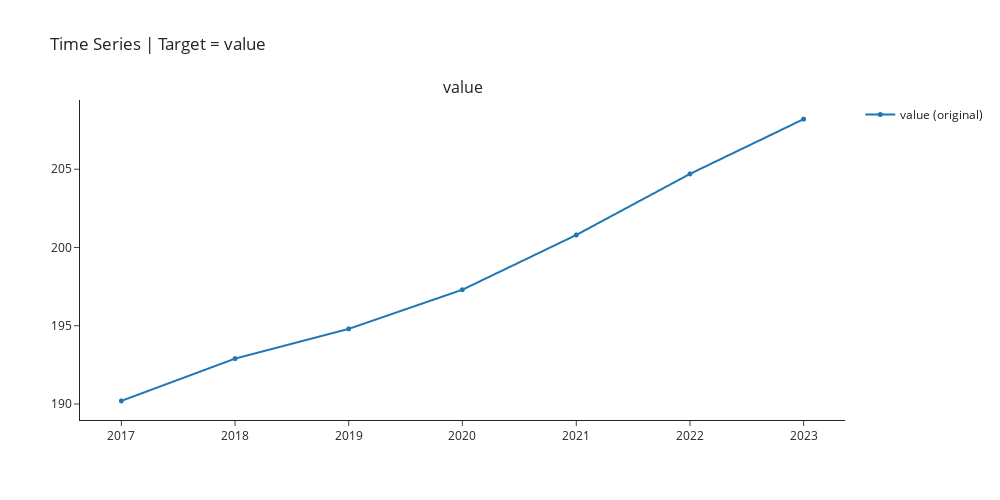

The code cell stored with this chart in its notebook:
### Code cell
exp.plot_model(plot="ts",fig_kwargs = {"height":500,"width":1000,"template": "simple_white","hoverinfo":"none","big_data_threshold":10})

### Figure 1 — Plotly figure (JSON) as saved in the notebook; plotly's stock layout.template omitted (floating-point values rounded to 4 significant figures)
{"data": [{"hoverinfo": "none", "line": {"width": 2}, "marker": {"size": 5}, "mode": "lines+markers", "name": "value (original)", "type": "scattergl", "x": ["2017-01-01T00:00:00", "2018-01-01T00:00:00", "2019-01-01T00:00:00", "2020-01-01T00:00:00", "2021-01-01T00:00:00", "2022-01-01T00:00:00", "2023-01-01T00:00:00"], "xaxis": "x", "y": [190.2, 192.9, 194.8, 197.3, 200.8, 204.7, 208.2], "yaxis": "y"}], "layout": {"annotations": [{"font": {"size": 16}, "showarrow": false, "text": "value", "x": 0.5, "xanchor": "center", "xref": "paper", "y": 1, "yanchor": "bottom", "yref": "paper"}], "autosize": false, "height": 500, "showlegend": true, "title": {"text": "Time Series | Target = value"}, "width": 1000, "xaxis": {"anchor": "y", "domain": [0, 1]}, "yaxis": {"anchor": "x", "domain": [0, 1]}}}
